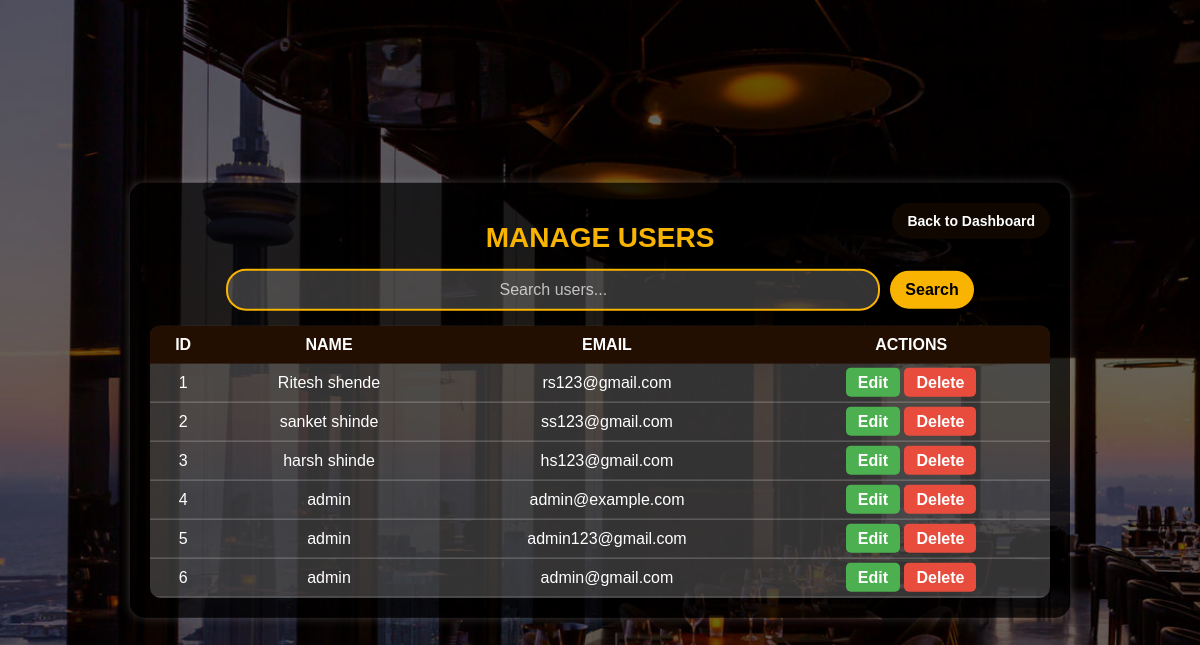
Page /admin/manage_users.php on the committed database.
### tables this page shows
CREATE TABLE `users` (
  `id` int(11) NOT NULL,
  `name` varchar(100) NOT NULL,
  `email` varchar(100) NOT NULL,
  `phone` varchar(15) NOT NULL,
  `password` varchar(255) NOT NULL,
  `created_at` timestamp NOT NULL DEFAULT current_timestamp(),
  `role` enum('admin','user') NOT NULL DEFAULT 'user'
);

### admin/manage_users.php (the view, shortened to what this page needs)
<?php
include '../includes/db_connect.php';
$sql = "SELECT * FROM users";
$result = $conn->query($sql);
?>
<!DOCTYPE html>
<html lang="en">
<head>
    <link rel="stylesheet" href="../assets/css/manage_users.css">
</head>
<body>
<div class="container">
    <h1>Manage Users</h1>
    <div class="search-bar-container">
        <div class="search-container">
            <input type="text" id="searchUser" placeholder="Search users...">
            <button onclick="searchUsers()">Search</button>
        </div>
        <a href="dashboard.php" class="back-btn">Back to Dashboard</a>
    </div>
    <table>
        <thead>
            <tr>
                <th>ID</th>
                <th>Name</th>
                <th>Email</th>
                <th>Actions</th>
            </tr>
        </thead>
        <tbody>
            <?php while ($row = $result->fetch_assoc()) : ?>
                <tr>
                    <td><?= $row['id'] ?></td>
                    <td><?= $row['name'] ?></td>
                    <td><?= $row['email'] ?></td>
                    <td>
                        <a href="edit_user.php?id=<?= $row['id'] ?>" class="edit-btn">Edit</a>
                        <a href="delete_user.php?id=<?= $row['id'] ?>" class="delete-btn" onclick="return confirm('Are you sure you want to delete this user?')">Delete</a>
                    </td>
                </tr>
            <?php endwhile; ?>
        </tbody>
    </table>
</div>
</body>
</html>

### assets/css/manage_users.css (style rules this page uses)
body { font-family: Arial, sans-serif; margin: 0; padding: 0; height: 100vh; background: url('../images/bg1.jpg') no-repeat center center fixed; background-size: cover; overflow: hidden; }
body::before { content: ""; position: absolute; top: 0; left: 0; width: 100%; height: 100%; background: rgba(0, 0, 0, 0.6); z-index: -1; }
.container { width: 90%; max-width: 900px; margin: auto; padding: 20px; background: rgba(0, 0, 0, 0.7); border-radius: 15px; box-shadow: 0 0 10px rgba(255, 255, 255, 0.2); position: absolute; top: 50%; left: 50%; transform: translate(-50%, -50%); }
h1 { margin-bottom: 15px; font-size: 28px; text-transform: uppercase; color: #f8b400; text-align: center; }
.search-container { display: flex; justify-content: center; align-items: center; margin-bottom: 15px; }
.search-container input[type="text"] { width: 70%; padding: 10px; font-size: 16px; border: 2px solid #f8b400; border-radius: 20px; outline: none; background: rgba(255, 255, 255, 0.2); color: #fff; text-align: center; }
.search-container input[type="text"]::placeholder { color: rgba(255, 255, 255, 0.7); }
.search-container button { padding: 10px 15px; font-size: 16px; border: none; border-radius: 20px; background: #f8b400; color: black; font-weight: bold; cursor: pointer; transition: 0.3s ease-in-out; margin-left: 10px; }
.back-btn { position: absolute; top: 20px; right: 20px; padding: 10px 15px; font-size: 14px; font-weight: bold; background: #0f0700; color: white; border-radius: 20px; text-decoration: none; transition: 0.3s ease-in-out; white-space: nowrap; }
table { width: 100%; margin-top: 15px; border-collapse: collapse; background: rgba(255, 255, 255, 0.2); border-radius: 10px; overflow: hidden; }
th { background: #220f01; color: white; padding: 10px; text-transform: uppercase; }
td { padding: 10px; border-bottom: 1px solid rgba(255, 255, 255, 0.3); text-align: center; color: white; }
.edit-btn, .delete-btn { padding: 6px 12px; border-radius: 5px; text-decoration: none; color: white; font-weight: bold; transition: 0.3s ease-in-out; }
.edit-btn { background: #4CAF50; }
.delete-btn { background: #E74C3C; }

### rows in the picture
users: id "1", name "Ritesh shende", email "rs123@gmail.com"
users: id "2", name "sanket shinde", email "ss123@gmail.com"
users: id "3", name "harsh shinde", email "hs123@gmail.com"
users: id "4", name "admin", email "admin@example.com"
users: id "5", name "admin", email "admin123@gmail.com"
users: id "6", name "admin", email "admin@gmail.com"
